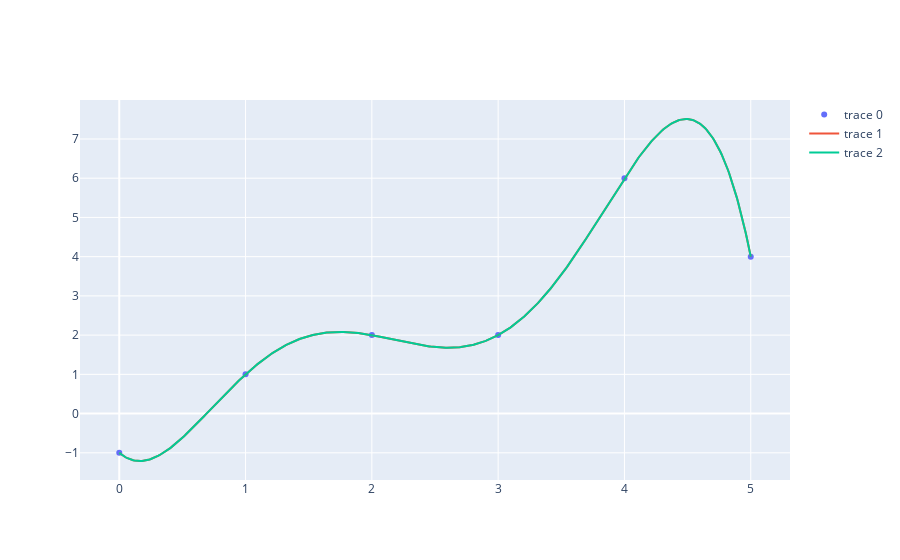

Notebook source saved alongside this figure:
### Code cell
Y=np.zeros_like(X)
Y+=diff[0][0]
for i in range(1,len(diff)):
    tmp=diff[i][0]*(X-data_x[0])
    for j in range(1,i):
        tmp*=(X-data_x[j])
    Y+=tmp
fig.add_trace(go.Scatter(x=X,y=Y,mode="lines"))

### Figure 1 — Plotly figure (JSON) as saved in the notebook; plotly's stock layout.template omitted (floating-point values rounded to 4 significant figures; data arrays with more than 128 entries replaced by an {"elided": "..."} marker saying what was removed)
{"data": [{"mode": "markers", "type": "scatter", "x": [0, 1, 2, 3, 4, 5], "y": [-1, 1, 2, 2, 6, 4]}, {"mode": "lines", "type": "scatter", "x": {"elided": "500 float values"}, "y": {"elided": "500 float values"}}, {"mode": "lines", "type": "scatter", "x": {"elided": "500 float values"}, "y": {"elided": "500 float values"}}], "layout": {}}
